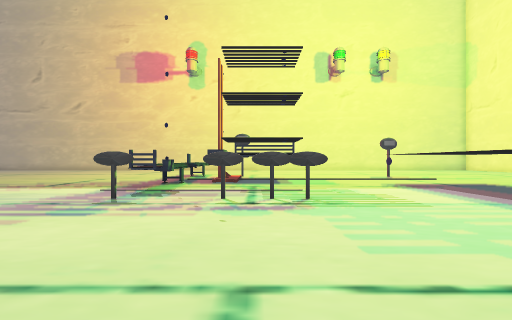
View 1 (above)

24 first-person views from a walk through a Unity game level. The camera is 1.4 m above the floor, looks level and sees 90° across. The floor is counted in squares, 2 m on a side. Each view is taken from the middle of a square. On the plan, view 1 faces up. The plan holds only what a view shows up to about 9 squares ahead; the rest is blank. The place goes on beyond the plan. The player is left out. Some surface patterns are stand-ins.

View 2
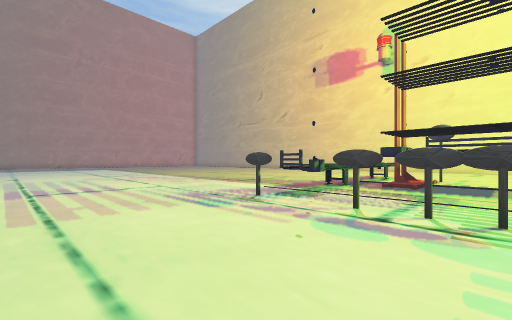

View 3
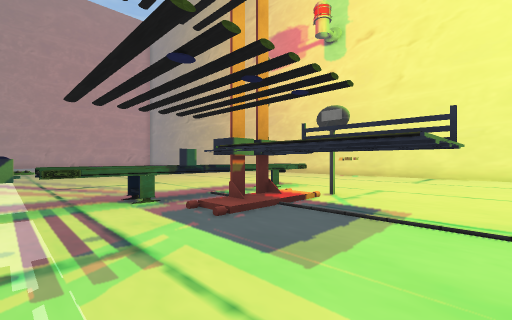

View 4
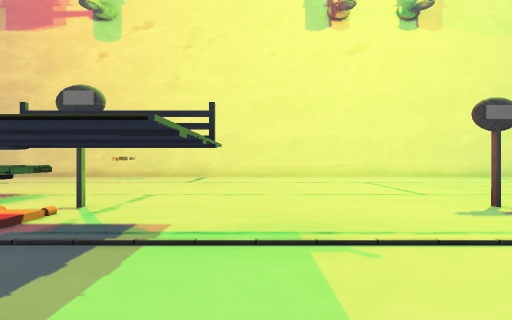

View 5
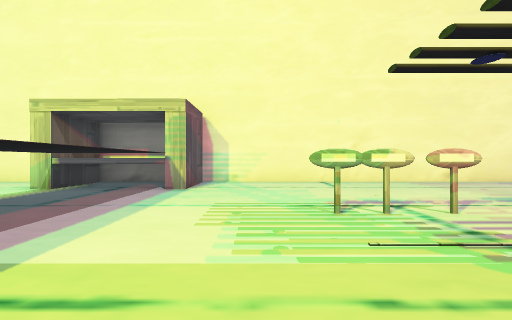

View 6
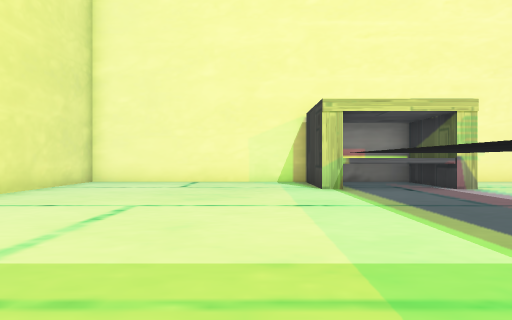

View 7
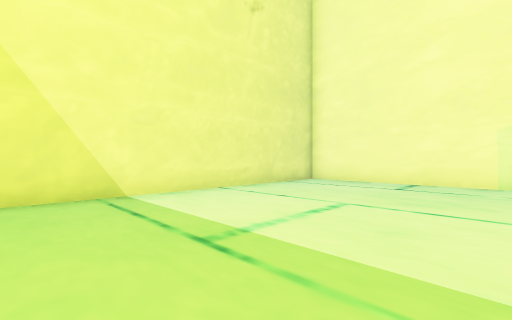

View 8
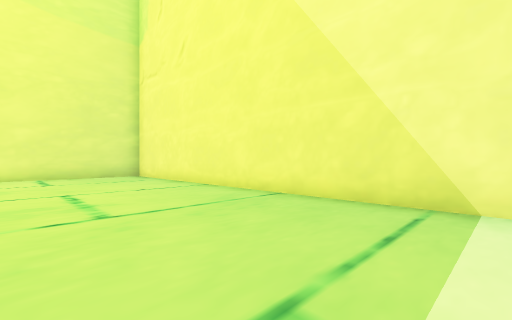

View 9
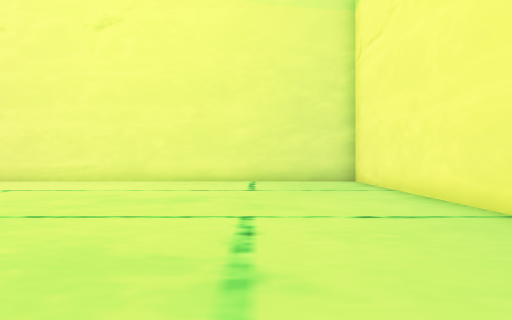

View 10
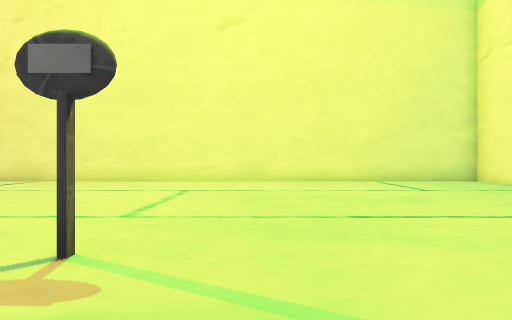

View 11
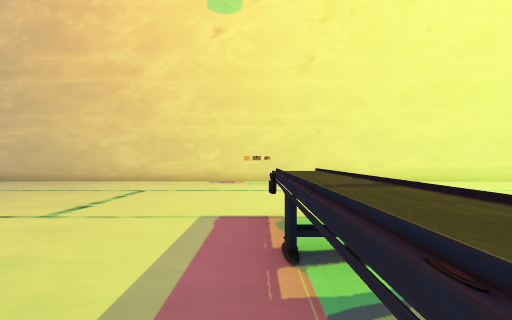

View 12
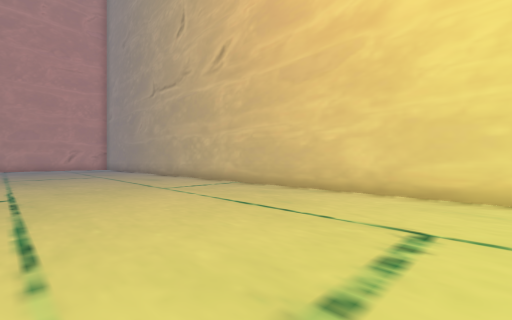

View 13
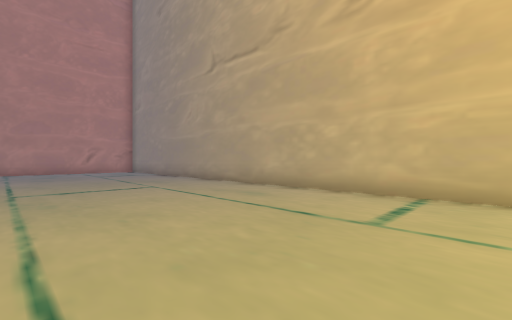

View 14
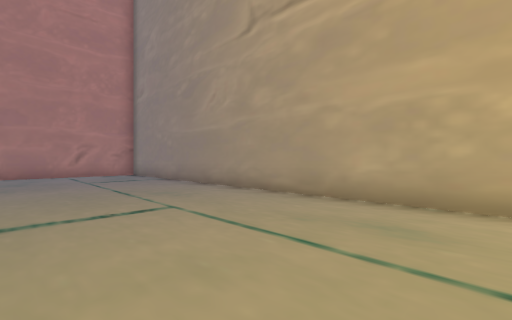

View 15
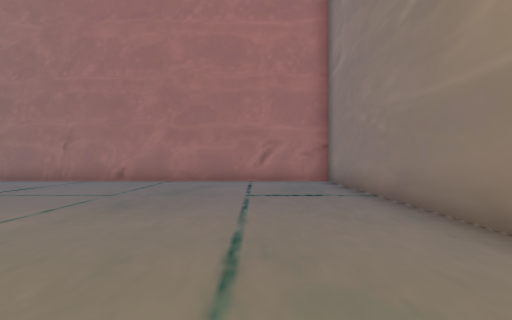

View 16
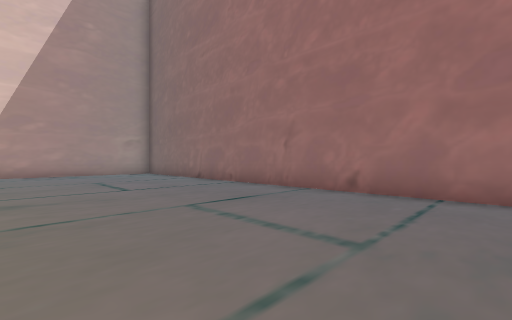

View 17
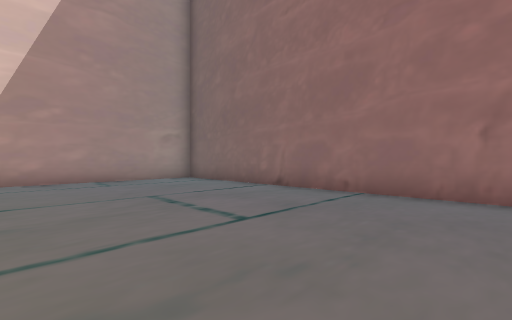

View 18
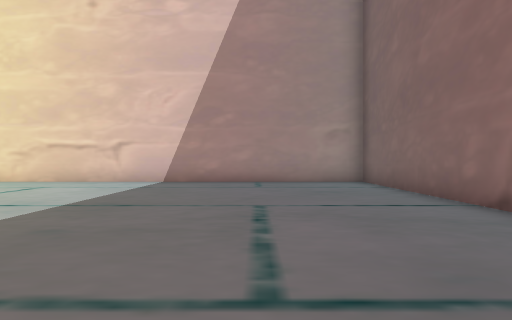

View 19
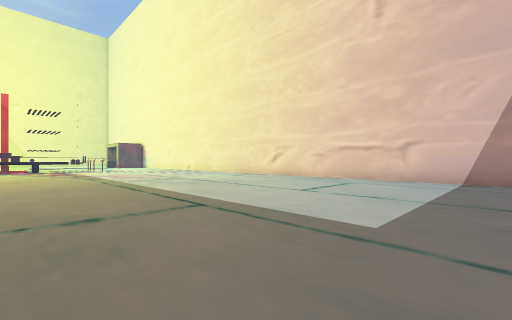

View 20
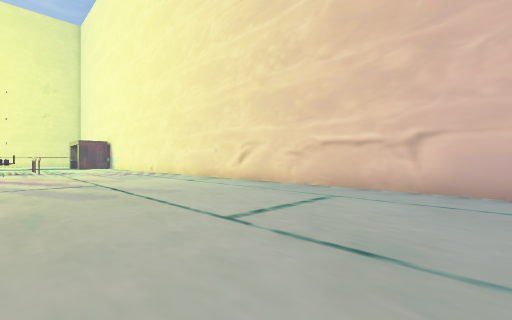

View 21
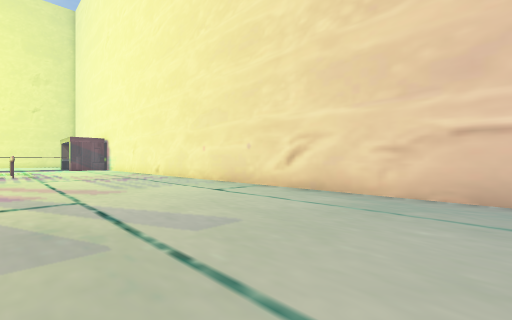

View 22
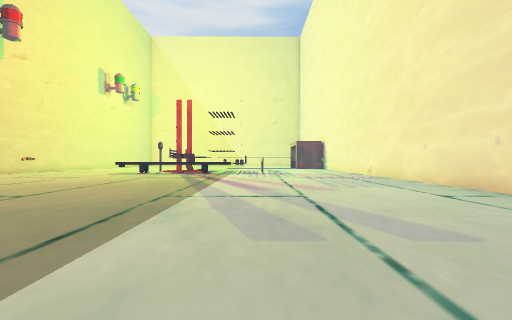

View 23
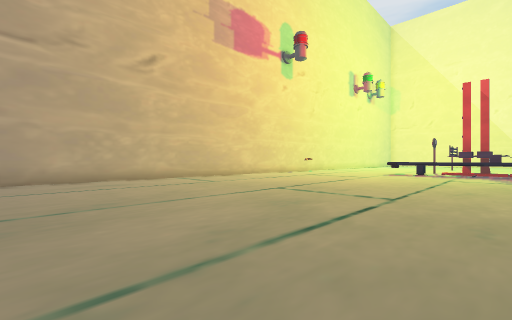

View 24
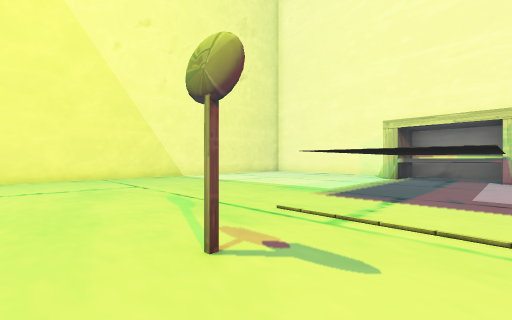

### Floor plan
Key: @ floor where view 1 was taken; # wall or solid block; . floor; ^ raised ledge; T thing the floor can be seen under or through; O other object.
Columns run from 26 left of view 1 to 15 right of it. Each row starts with its distance up from view 1.
 18 ##########################################
 17 #......................O.................#
 16 #........................................#
 15 #........................................#
 14 #........................................#
 13 #........................................#
 12 #......................^^................#
 11 #......   ..............^T......#........#
 10 #......   ..............^TTT.............#
  9 #.......................^TTT.............#
  8 #.......................O#...............#
  7 #.......................^.....#..........#
  6 #......................#O................#
  5 #......................O.OOO.............#
  4 #........................................#
  3 #........................................#
  2 #.............................^^^^.......#
  1 #.............................#  #.......#
  0 #.........................@...####.......#
 -1 ###############################  #########

Where each view was taken, in squares from view 1:
view 1: 0 up, 0 right, facing up
view 2: 1 up, 1 right, facing up-left
view 3: 6 up, 2 right, facing up-left
view 4: 7 up, 2 right, facing up
view 5: 8 up, 2 right, facing down
view 6: 8 up, 9 right, facing down
view 7: 8 up, 9 right, facing down-right
view 8: 6 up, 10 right, facing up-right
view 9: 9 up, 11 right, facing up
view 10: 9 up, 7 right, facing up
view 11: 9 up, 3 left, facing up
view 12: 12 up, 5 left, facing up-left
view 13: 12 up, 10 left, facing up-left
view 14: 13 up, 13 left, facing up-left
view 15: 15 up, 17 left, facing left
view 16: 13 up, 20 left, facing down-left
view 17: 9 up, 20 left, facing down-left
view 18: 8 up, 22 left, facing down
view 19: 9 up, 20 left, facing down-right
view 20: 6 up, 19 left, facing down-right
view 21: 5 up, 16 left, facing down-right
view 22: 5 up, 16 left, facing right
view 23: 8 up, 16 left, facing up-right
view 24: 12 up, 4 right, facing down-right
